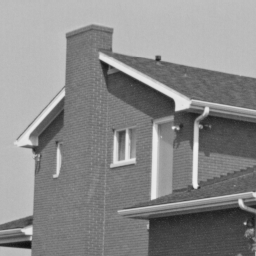
%> input picture ELEC498/Motion Detection/house.tiff, 256 x 256 px
$ octave q4a.m   (GNU Octave 9; MATLAB toolbox functions it lacks are replaced by stand-ins)
%> lines starting %> are read from the running program, lines starting %| are printed output that depends on the picture
%q4a

clear
clc
clf
%frame is image
%image is array
%array is a field
%field consists of rows

%img=imread('p1img.png');
%im=rgb2gray(img); %grayscale
%a=im2double(im); %uint8 to double

img2=imread('house.tiff'); %grayscale
%> img2 is the input picture: size 256x256 uint8; min 16, max 239, mean 138
b=im2double(img2); %uint8 to double

%odd rows
A=b(1:2:end,:); %row indices: 1 0 3 0 5... end
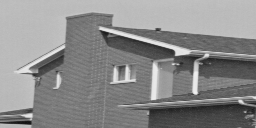
%> A: size 128x256 double; min 0.0667, max 0.937, mean 0.542
%even rows
B=b(2:2:end,:); %0 2 0 4... end
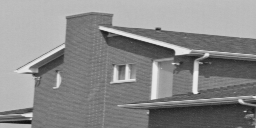
%> B: size 128x256 double; min 0.0627, max 0.937, mean 0.54

%show the odd field
%imshow(A)
%imshowpair(A,b,'montage')

%interpolate: assume we only have the odd field
%take value of odd row and next of odd row: A(k-1)+A(k+1)
%take average: ( A(k-1)+A(k+1) )/2
%equal this to average: avg=( A(k-1)+A(k+1) )/2
%assign this average to value at current row,col C(r,c)=avg
%do same for "after-next" row


%Construct array C:
%since A is built from odd rows of original image
%for odd rows of C corresponds to rows of A
%if image limit is even, height of C is smaller than original
%if odd, height of C is equal to original


%since B is built from even rows of original image
%for even rows of C corresponds to rows of B
%if image limit is even, height of C is equal to original
%if odd, C is smaller than original
%first row of C is padded


k=1; %dummy k
for r=1:2:2*length(A(:,1)) %ex: up to 128 (height of A), base r on A's height

    %Inner loop: sweep row of A and output into current row of C
    for c=1:length(A(1,:)) %k is size of A's column
        C(r,c)=A(k,c); %C grows to be twice height of A
    end
    k=k+1;
end
%> this loop made 128 passes
%> r on passes 3 to 14: 5, 7, 9, 11, 13, 15, 17, 19, 21, 23, 25, 27
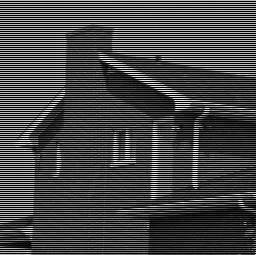
%> C: size 255x256 double; min 0, max 0.937, mean 0.272
%> after the loop, k = 129

%pad if not the same size
C=padarray(C,1,0,'post');
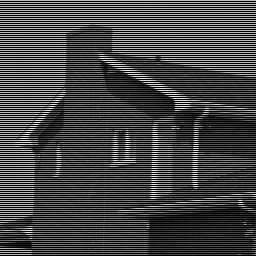
%> C: size 256x256 double; min 0, max 0.937, mean 0.271
C0=C;

%interpolation: using mean with intensity error as threshold
%for odd rows of C == avg
k=2;
for r=2:2:2*length(A(:,1))-3

    %vertical scan
    for c=1:length(A(1,:)); %throughout entire row

         %condition: intensity error
         if abs(A(k-1,c)-A(k+1,c))/A(k-1,c)>0.9 %different
         C(r,c)=A(k-1,c); %use previous pixel
         else %if a bit similar
         C(r,c)=( A(k-1,c)+A(k+1,c) )/2; %mean
         end

    end %end vertical scan


    %horizontal scan
    for c=1:length(A(1,:))-1; %throughout entire row
         if abs(A(k-1,c)-A(k-1,c+1))/A(k-1,c)>0.1 %if very different
             C(r,c)=A(k-1,c); %keep the current column pixel
         else %not much different
             C(r,c)=( A(k-1,c)+A(k-1,c+1) )/2; %use mean

         end

    end %end horizontal scan
    k=k+1;
 end
%> this loop made 126 passes
%> r on passes 2 to 13: 4, 6, 8, 10, 12, 14, 16, 18, 20, 22, 24, 26
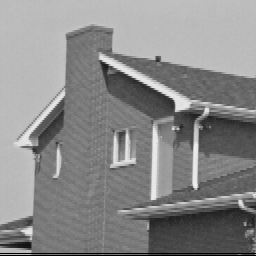
%> C: size 256x256 double; min 0, max 0.937, mean 0.538
%> after the loop, k = 128
C=C+abs(mean(C,'all')-mean(b,'all')); %readjust PSNR
%C=C+0.0015;

%downsample once
 C=imgaussfilt(C,0.3); %filter
 C = imresize(C,0.5);
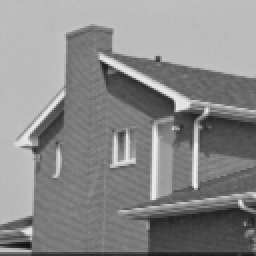
%> C: size 128x128 double (shown 2 times larger); min 0.0667, max 0.957, mean 0.541
 C = imresize(C,2);
%> C: size 256x256 double
 C=imgaussfilt(C,0.3); %filter

% [5 lines of commented-out code are left out]
imshowpair(C,b,'montage') %b is original stock image
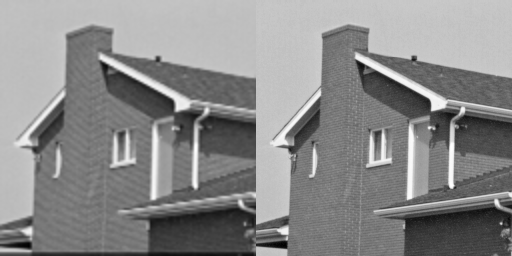
%> displayed picture: size 256x512, on the screen's scale of 0 to 255; min 0, max 255, mean 137.9
%saveas(gcf,'q4b.png');
%imhist(C)
ref=b;
peaksnr = psnr(C,ref)
%> peaksnr = 27.69
